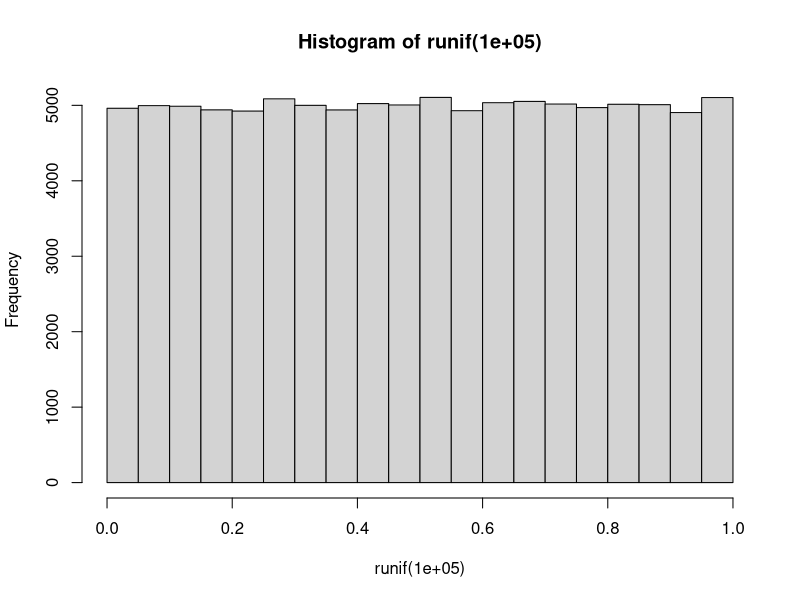
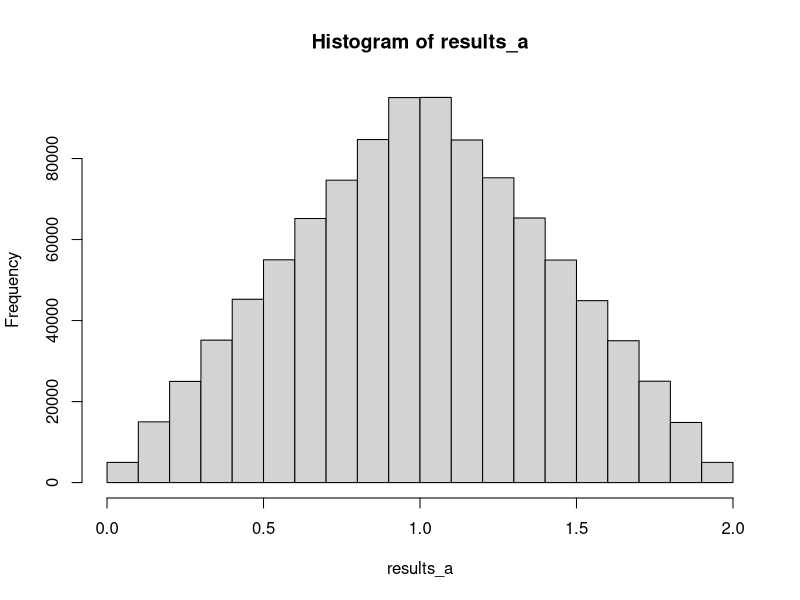
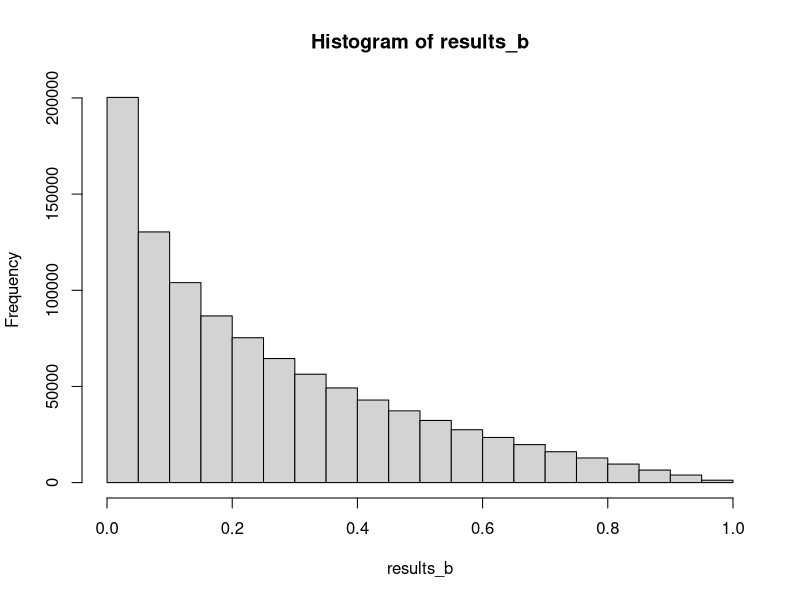
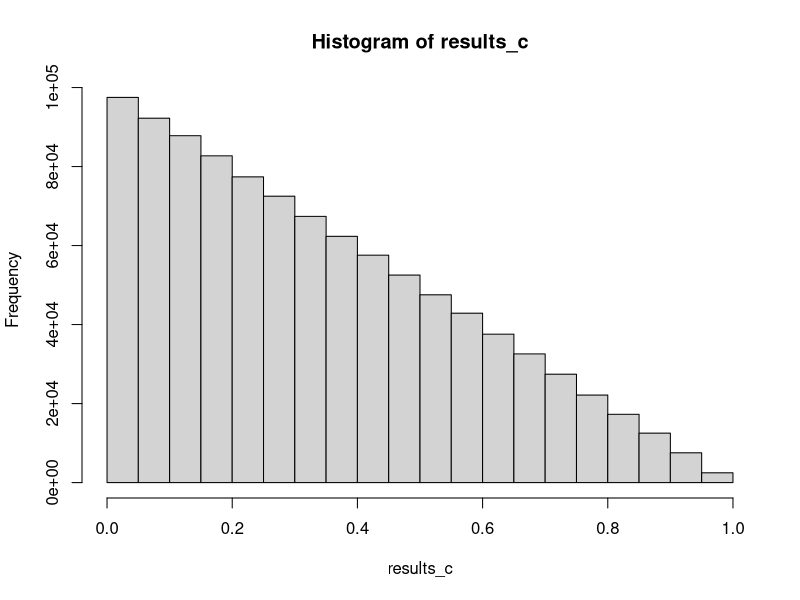
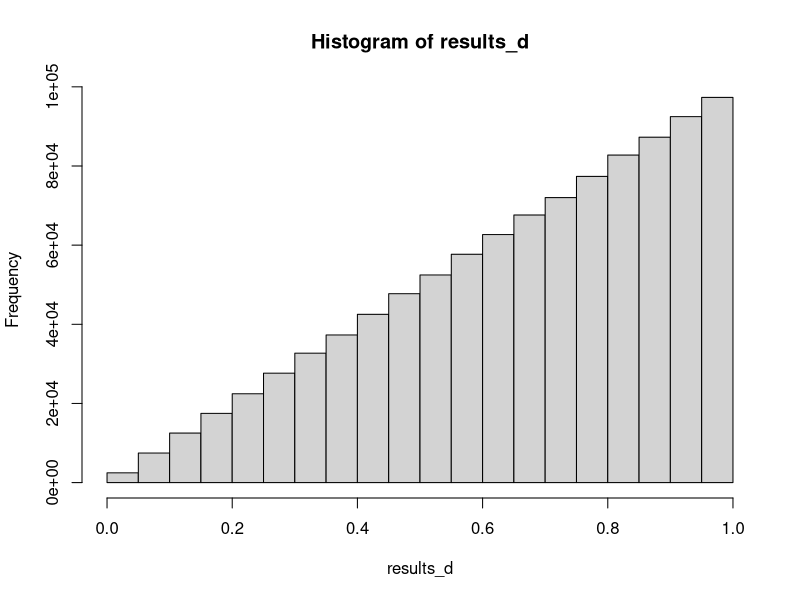
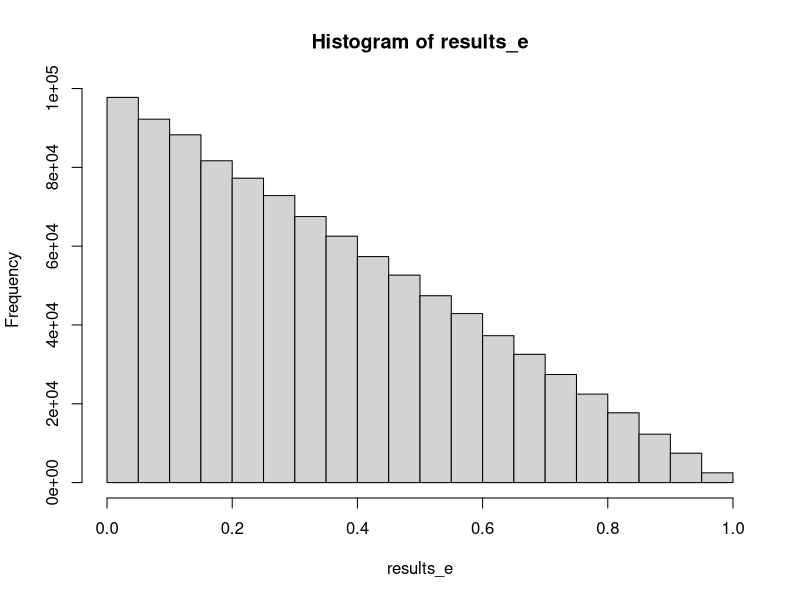

Source code (R) for these figures, in order:
## ---- chunk 1
knitr::opts_chunk$set(echo = TRUE)
## ---- chunk 2
hist(runif(100000))
## ---- chunk 3
n = 1000000
results_a <- rep(NA,n)
results_b <- rep(NA,n)
results_c <- rep(NA,n)
results_d <- rep(NA,n)
results_e <- rep(NA,n)

for (i in 0:n){
  B <- runif(1)
  C <- runif(1)
  results_a[i] <- B + C
  results_b[i] <- B * C
  results_c[i] <- abs(B-C)
  results_d[i] <- max(B,C)
  results_e[i] <- min(B,C)
  }

eval <- function(x,n){
  res <- length(x[x<0.5])/n
  return(res)
}

## ---- chunk 4
hist(results_a)
probA <- eval(results_a,n)
## ---- chunk 5
hist(results_b)
probB <- eval(results_b,n)
## ---- chunk 6
hist(results_c)
probC <- eval(results_c,n)
## ---- chunk 7
hist(results_d)
probD <- eval(results_d,n)
## ---- chunk 8
hist(results_e)
probE <- eval(results_e,n)
